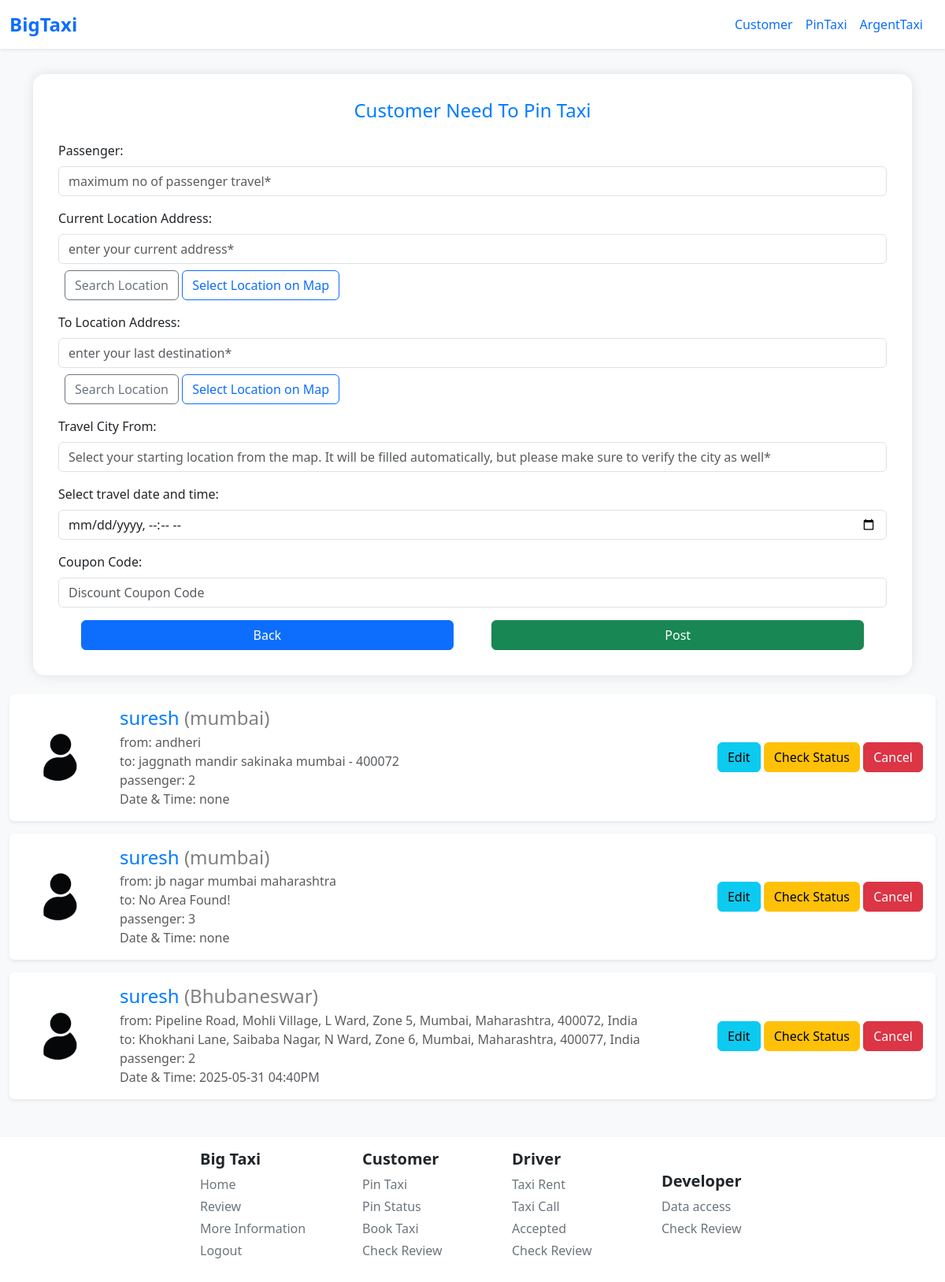
The page /home/pin-taxi/ (signed in) on the database as committed earlier.
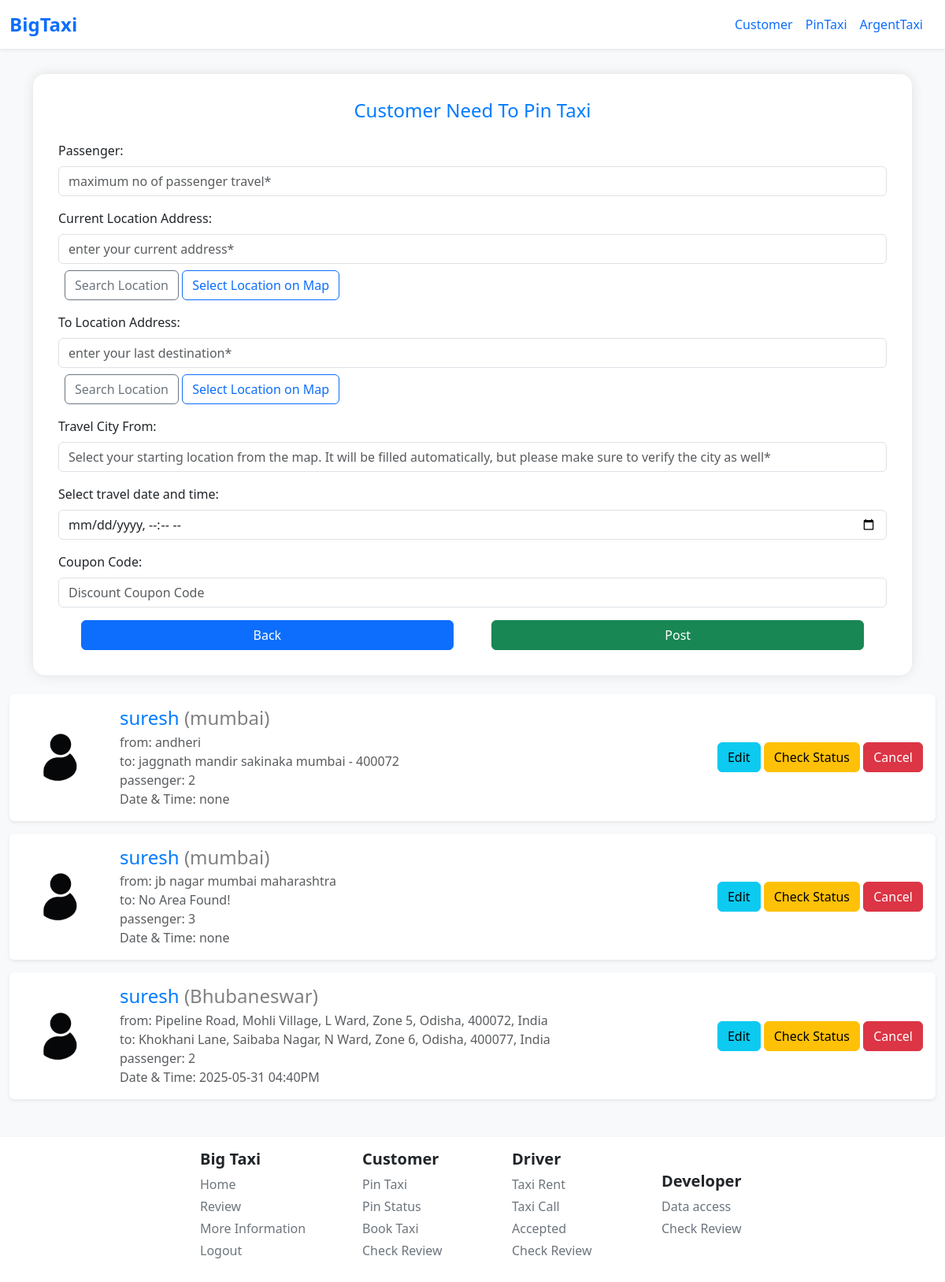
The same page on the database as committed later.
### taxi_app/models.py (models this page shows, shortened)
class PinTaxiAvailable(models.Model):
    taxiAvaId = models.CharField(max_length=50)
    taxiCity = models.CharField(max_length=500)
    customerId = models.ForeignKey(usersDataModel, on_delete=models.CASCADE)
    currentLocation = models.CharField(max_length=2000)
    toLocation = models.CharField(max_length=2000, default='No Area Found!')
    taxiPassenger = models.IntegerField(default=1)
    pincode = models.CharField(max_length=20, default=' ')
    couponCodeWas = models.CharField(max_length=100, default='Customer Not Have Coupon')
    taxiDate = models.DateField(auto_now_add=True)
    taxiTime = models.TimeField(auto_now_add=True)
    taxiDateAndTimeByUser = models.CharField(max_length=100, default='none')

### Users/models.py (models this page shows, shortened)
class usersDataModel(models.Model):
    UserG = [
        ('Male', 'Male'),
        ('Female', 'Female'),
        ('Other', 'Other'),
        ('Not Check', 'Not Check'),
    ]
    UserC = [
        ('Developer', 'Developer'),
        ('Customer', 'Customer'),
        ('Driver', 'Driver'),
    ]
    ULink = models.ForeignKey(User, on_delete=models.CASCADE)
    UserCode = models.CharField(max_length=100, default='BIGTAXICODE1006463')
    UserCategory = models.CharField(choices=UserC, default='Customer')
    UserMobileNo = models.CharField(max_length=11)
    UserGender = models.CharField(max_length=100, default='Not Check')
    UserAge = models.CharField(max_length=3, default='')
    UserState = models.CharField(max_length=100, default='')
    UserCity = models.CharField(max_length=100, default='')
    UserPincode = models.CharField(max_length=20, default='')
    UserAddress = models.CharField(max_length=200, default='')
    UserPass = models.CharField(max_length=1000, default='password')
    CouponCode = models.CharField(max_length=50, null=True, blank=True)
    UProfileImage = models.ImageField(upload_to='profile/main/', default='profile/default/default.png')
    UProfileName = models.CharField(max_length=1000, default='BiXTaxi User')

### taxi_app/views.py (the view, shortened to what this page needs)
# urls.py: path('pin-taxi/', views.pinTaxiFunctionBaseView, name='pinTaxi'),
def pinTaxiFunctionBaseView(request):
    if request.user.is_authenticated:
        usernames = request.user.username; user = User.objects.get(username = usernames); dataOfUser = usersDataModel.objects.get(ULink = user); dataPresentLst = PinTaxiAvailable.objects.filter(customerId = dataOfUser)
        profileImage = dataOfUser.UProfileImage; setLimitToForm = 4
        if dataPresentLst:
            valueOfPin = True
            if len(dataPresentLst) > 1:
                dataOfPin = PinFunction(dataPresentLst)
            elif len(dataPresentLst) > 3:
                dataOfPin = PinFunction(dataPresentLst)
            else:
                dataOfPin = PinFunction(dataPresentLst)
        else: valueOfPin = False; dataOfPin = False
        if len(dataPresentLst) < setLimitToForm:
            DataShow = True
        else:
            DataShow = False
        context = {'valueOfPin' : valueOfPin, 'dataOfPin' : dataOfPin, 'usernames' : usernames, 'DataShow' : DataShow, 'profileImage' : profileImage}
        return render(request, 'main/pinTaxi.html', context)
    else:
        return redirect('driver:login')

### taxi_app/navbar.py (called while the page is built)
def navbar(request):
    if request.user.is_authenticated:
        checkUser = User.objects.get(username = request.user.username); UDM = usersDataModel.objects.get(ULink = checkUser);
        userCategoryis = UDM.UserCategory
        userBarCodeAccessis = UDM.UserCode
        userModelDataCityis = UDM.UserCity
        userModelDataStateis = UDM.UserState
        return {'userCategoryis' : userCategoryis, 'userBarCodeAccessis' : userBarCodeAccessis, 'userModelDataCityis' : userModelDataCityis, 'userModelDataStateis' : userModelDataStateis}
    else:
        return {'userCategoryis' : None, 'userBarCodeAccessis' : None,  'userModelDataCityis' : None, 'userModelDataStateis' : None}

### taxi_app/views.py (called while the page is built)
def PinFunction(dataPresentLst):
    dataOfPinLst = []
    for a1 in dataPresentLst:
        dataOfPinLst += [a1]
    return dataOfPinLst

### templates/main/pinTaxi.html (shortened to what the changed rows need)
{% extends 'base.html' %} {% block body %}
<link rel="stylesheet" href="../../static/css/pinTaxi.css" />
<link rel="stylesheet" href="https://unpkg.com/leaflet/dist/leaflet.css" />
 {% if valueOfPin %} {% for DP in dataOfPin %}
<div class="container-xxl my-3">
  <div
    class="bg-white shadow-sm rounded p-3 d-flex align-items-center flex-wrap flex-md-nowrap"
  >
    <div class="me-4 mb-3 mb-md-0">
      <img
        src="/media/{{ profileImage }}"
        alt="User Profile"
        class="rounded-circle"
        style="width: 100px; height: 100px; object-fit: cover"
      />
    </div>
    <div class="me-auto">
      <h4 class="mb-1">
        {{ usernames }}
        <span class="taxi-passenger-limit-text">({{ DP.taxiCity }})</span>
      </h4>
      <p class="text-muted mb-0">
        from: {{ DP.currentLocation|truncatewords:15 }}
      </p>
      <p class="text-muted mb-0">to: {{ DP.toLocation|truncatewords:15 }}</p>
      <p class="text-muted mb-0">passenger: {{ DP.taxiPassenger }}</p>
      <p class="text-muted mb-0">Date & Time: {{ DP.taxiDateAndTimeByUser }}</p>
    </div>
    <div class="mt-3 mt-md-0">
      <a href="#" class="btn btn-info">Edit</a>
      <a href="#" class="btn btn-warning button-home">Check Status</a>
      <a href="#" class="btn btn-danger button-home-red">Cancel</a>
    </div>
  </div>
</div>
{% endfor %} {% endif %}
{% endblock %}

Rows that differ between the two databases and show on the page:
changed PinTaxiAvailable "Bhubaneswar": currentLocation "Pipeline Road, Mohli Village, L Ward, Zone 5, Mumbai, Maharashtra, 400072, India" → "Pipeline Road, Mohli Village, L Ward, Zone 5, Odisha, 400072, India"; toLocation "Khokhani Lane, Saibaba Nagar, N Ward, Zone 6, Mumbai, Maharashtra, 400077, India" → "Khokhani Lane, Saibaba Nagar, N Ward, Zone 6, Odisha, 400077, India"
